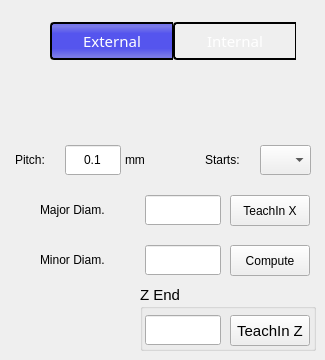
    <widget class="QWidget" name="pageThreading1">
     <widget class="QWidget" name="threadLocation" native="true">
      <property name="geometry">
       <rect>
        <x>50</x>
        <y>20</y>
        <width>246</width>
        <height>42</height>
       </rect>
      </property>
      <property name="maximumSize">
       <size>
        <width>250</width>
        <height>16777215</height>
       </size>
      </property>
      <property name="styleSheet">
       <string notr="true">min-height: 30px;</string>
      </property>
      <layout class="QHBoxLayout" name="horizontalLayout_39">
       <property name="spacing">
        <number>0</number>
       </property>
       <property name="leftMargin">
        <number>0</number>
       </property>
       <property name="topMargin">
        <number>0</number>
       </property>
       <property name="rightMargin">
        <number>0</number>
       </property>
       <property name="bottomMargin">
        <number>10</number>
       </property>
       <item>
        <widget class="QPushButton" name="btnExternal">
         <property name="sizePolicy">
          <sizepolicy hsizetype="Preferred" vsizetype="Preferred">
           <horstretch>1</horstretch>
           <verstretch>1</verstretch>
          </sizepolicy>
         </property>
         <property name="minimumSize">
          <size>
           <width>0</width>
           <height>42</height>
          </size>
         </property>
         <property name="maximumSize">
          <size>
           <width>16777215</width>
           <height>42</height>
          </size>
         </property>
         <property name="font">
          <font>
           <family>Noto Sans</family>
           <pointsize>11</pointsize>
          </font>
         </property>
         <property name="focusPolicy">
          <enum>Qt::NoFocus</enum>
         </property>
         <property name="styleSheet">
          <string notr="true">QPushButton {
	max-height: 30px;
    margin-top: 2px;
    margin-bottom: 2px;
    color: white;
    background:  qlineargradient(x1: 0, y1: 0, x2: 0, y2: 1,
                                     stop: 0 #4e4e4e, stop: 1.0 #3a3a3a);
    border-style: solid;
    border-color: black;
    border-top-width: 2px;
    border-bottom-width: 2px;
    border-right-width: 1px;
    border-left-width: 2px;
    padding: 2px;
    border-top-left-radius: 4px;
    border-top-right-radius: 0px;
    border-bottom-left-radius: 4px;
    border-bottom-right-radius: 0px;
}

QPushButton:pressed, QPushButton:hover {
    background:  qlineargradient(x1: 0, y1: 0, x2: 0, y2: 1,
                                     stop: 0 #A19E9E, stop: 1.0 #5C5959);
}

QPushButton:checked {
    background:  qlineargradient(spread:pad, x1:0, y1:0, x2:0, y2:1, stop:0 rgba(112, 112, 238, 255), stop:0.121053 rgba(123, 123, 232, 255), stop:0.3 rgba(85, 85, 238, 255), stop:0.694737 rgba(85, 85, 238, 255), stop:0.915789 rgba(123, 123, 232, 255), stop:1 rgba(112, 112, 238, 255))
}</string>
         </property>
         <property name="text">
          <string>External</string>
         </property>
         <property name="checkable">
          <bool>true</bool>
         </property>
         <property name="checked">
          <bool>true</bool>
         </property>
         <property name="autoExclusive">
          <bool>true</bool>
         </property>
         <property name="page" stdset="0">
          <number>0</number>
         </property>
         <attribute name="buttonGroup">
          <string notr="true">threadLocationGroup</string>
         </attribute>
        </widget>
       </item>
       <item>
        <widget class="QPushButton" name="btnInternal">
         <property name="sizePolicy">
          <sizepolicy hsizetype="Preferred" vsizetype="Preferred">
           <horstretch>1</horstretch>
           <verstretch>1</verstretch>
          </sizepolicy>
         </property>
         <property name="minimumSize">
          <size>
           <width>0</width>
           <height>42</height>
          </size>
         </property>
         <property name="maximumSize">
          <size>
           <width>16777215</width>
           <height>42</height>
          </size>
         </property>
         <property name="font">
          <font>
           <family>Noto Sans</family>
           <pointsize>11</pointsize>
          </font>
         </property>
         <property name="focusPolicy">
          <enum>Qt::NoFocus</enum>
         </property>
         <property name="styleSheet">
          <string notr="true">QPushButton {
	max-height: 30px;
    margin-top: 2px;
    margin-bottom: 2px;
    color: white;
    background:  qlineargradient(x1: 0, y1: 0, x2: 0, y2: 1,
                                     stop: 0 #4e4e4e, stop: 1.0 #3a3a3a);
    border-style: solid;
    border-color: black;
    border-top-width: 2px;
    border-bottom-width: 2px;
    border-right-width: 1px;
    border-left-width: 2px;
    padding: 2px;
    border-top-left-radius: 4px;
    border-top-right-radius: 0px;
    border-bottom-left-radius: 4px;
    border-bottom-right-radius: 0px;
}

QPushButton:pressed, QPushButton:hover {
    background:  qlineargradient(x1: 0, y1: 0, x2: 0, y2: 1,
                                     stop: 0 #A19E9E, stop: 1.0 #5C5959);
}

QPushButton:checked {
    background:  qlineargradient(spread:pad, x1:0, y1:0, x2:0, y2:1, stop:0 rgba(112, 112, 238, 255), stop:0.121053 rgba(123, 123, 232, 255), stop:0.3 rgba(85, 85, 238, 255), stop:0.694737 rgba(85, 85, 238, 255), stop:0.915789 rgba(123, 123, 232, 255), stop:1 rgba(112, 112, 238, 255))
}</string>
         </property>
         <property name="text">
          <string>Internal</string>
         </property>
         <property name="checkable">
          <bool>true</bool>
         </property>
         <property name="autoExclusive">
          <bool>true</bool>
         </property>
         <property name="page" stdset="0">
          <number>2</number>
         </property>
         <attribute name="buttonGroup">
          <string notr="true">threadLocationGroup</string>
         </attribute>
        </widget>
       </item>
      </layout>
     </widget>
     <widget class="QLabel" name="threadLabelXStart">
      <property name="geometry">
       <rect>
        <x>40</x>
        <y>195</y>
        <width>101</width>
        <height>30</height>
       </rect>
      </property>
      <property name="styleSheet">
       <string notr="true">font: 11pt &quot;Noto Sans&quot;;</string>
      </property>
      <property name="text">
       <string>Major Diam.</string>
      </property>
     </widget>
     <widget class="TeachInLineEdit" name="threadingXStart">
      <property name="geometry">
       <rect>
        <x>145</x>
        <y>195</y>
        <width>76</width>
        <height>30</height>
       </rect>
      </property>
      <property name="styleSheet">
       <string notr="true">font: 11pt &quot;Noto Sans&quot;;</string>
      </property>
      <property name="alignment">
       <set>Qt::AlignRight|Qt::AlignTrailing|Qt::AlignVCenter</set>
      </property>
      <property name="referenceType" stdset="0">
       <number>1</number>
      </property>
      <property name="axisNumber" stdset="0">
       <number>0</number>
      </property>
      <property name="inchFormat" stdset="0">
       <string>%9.4f</string>
      </property>
      <property name="millimeterFormat" stdset="0">
       <string>%10.3f</string>
      </property>
      <property name="degreeFormat" stdset="0">
       <string>%10.2f</string>
      </property>
      <property name="latheMode" stdset="0">
       <number>2</number>
      </property>
     </widget>
     <widget class="QPushButton" name="threadingTeachXBtn">
      <property name="geometry">
       <rect>
        <x>230</x>
        <y>195</y>
        <width>80</width>
        <height>31</height>
       </rect>
      </property>
      <property name="styleSheet">
       <string notr="true">font: 11pt &quot;Noto Sans&quot;;</string>
      </property>
      <property name="text">
       <string>TeachIn X</string>
      </property>
     </widget>
     <widget class="QLabel" name="threadLabelXEnd">
      <property name="geometry">
       <rect>
        <x>40</x>
        <y>245</y>
        <width>101</width>
        <height>30</height>
       </rect>
      </property>
      <property name="styleSheet">
       <string notr="true">font: 11pt &quot;Noto Sans&quot;;</string>
      </property>
      <property name="text">
       <string>Minor Diam.</string>
      </property>
     </widget>
     <widget class="QLineEdit" name="threadingXEnd">
      <property name="geometry">
       <rect>
        <x>145</x>
        <y>245</y>
        <width>76</width>
        <height>30</height>
       </rect>
      </property>
      <property name="focusPolicy">
       <enum>Qt::StrongFocus</enum>
      </property>
      <property name="styleSheet">
       <string notr="true">font: 11pt &quot;Noto Sans&quot;;</string>
      </property>
      <property name="alignment">
       <set>Qt::AlignRight|Qt::AlignTrailing|Qt::AlignVCenter</set>
      </property>
     </widget>
     <widget class="VCPSettingsLineEdit" name="threadingPitch">
      <property name="geometry">
       <rect>
        <x>65</x>
        <y>145</y>
        <width>56</width>
        <height>30</height>
       </rect>
      </property>
      <property name="styleSheet">
       <string notr="true">font: 11pt &quot;Noto Sans&quot;;</string>
      </property>
      <property name="text">
       <string>0.1</string>
      </property>
      <property name="alignment">
       <set>Qt::AlignCenter</set>
      </property>
      <property name="settingName" stdset="0">
       <string>smart_numpad.quick-cycles-thread-pitch-metric</string>
      </property>
      <property name="textFormat" stdset="0">
       <string/>
      </property>
     </widget>
     <widget class="QLabel" name="label_65">
      <property name="geometry">
       <rect>
        <x>15</x>
        <y>145</y>
        <width>51</width>
        <height>30</height>
       </rect>
      </property>
      <property name="styleSheet">
       <string notr="true">font: 11pt &quot;Noto Sans&quot;;</string>
      </property>
      <property name="text">
       <string>Pitch:</string>
      </property>
     </widget>
     <widget class="QLabel" name="label_68">
      <property name="geometry">
       <rect>
        <x>205</x>
        <y>145</y>
        <width>51</width>
        <height>30</height>
       </rect>
      </property>
      <property name="styleSheet">
       <string notr="true">font: 11pt &quot;Noto Sans&quot;;</string>
      </property>
      <property name="text">
       <string>Starts:</string>
      </property>
     </widget>
     <widget class="VCPSettingsComboBox" name="threadingStarts">
      <property name="geometry">
       <rect>
        <x>260</x>
        <y>145</y>
        <width>51</width>
        <height>30</height>
       </rect>
      </property>
      <property name="layoutDirection">
       <enum>Qt::LeftToRight</enum>
      </property>
      <property name="styleSheet">
       <string notr="true">font: 11pt &quot;Noto Sans&quot;;</string>
      </property>
      <property name="settingName" stdset="0">
       <string>quick-cycles.threading-starts</string>
      </property>
     </widget>
     <widget class="QLabel" name="label_70">
      <property name="geometry">
       <rect>
        <x>125</x>
        <y>145</y>
        <width>29</width>
        <height>30</height>
       </rect>
      </property>
      <property name="styleSheet">
       <string notr="true">font: 11pt &quot;Noto Sans&quot;;</string>
      </property>
      <property name="text">
       <string>mm</string>
      </property>
     </widget>
     <widget class="QPushButton" name="threadingCompute">
      <property name="geometry">
       <rect>
        <x>230</x>
        <y>245</y>
        <width>80</width>
        <height>31</height>
       </rect>
      </property>
      <property name="styleSheet">
       <string notr="true">font: 11pt &quot;Noto Sans&quot;;</string>
      </property>
      <property name="text">
       <string>Compute</string>
      </property>
     </widget>
     <widget class="QGroupBox" name="groupBox">
      <property name="geometry">
       <rect>
        <x>140</x>
        <y>285</y>
        <width>176</width>
        <height>66</height>
       </rect>
      </property>
      <property name="font">
       <font>
        <pointsize>11</pointsize>
       </font>
      </property>
      <property name="title">
       <string>Z End</string>
      </property>
      <widget class="QPushButton" name="threadingTeachZBtn">
       <property name="geometry">
        <rect>
         <x>90</x>
         <y>30</y>
         <width>80</width>
         <height>31</height>
        </rect>
       </property>
       <property name="styleSheet">
        <string notr="true">font: 11pt &quot;Noto Sans&quot;;</string>
       </property>
       <property name="text">
        <string>TeachIn Z</string>
       </property>
      </widget>
      <widget class="TeachInLineEdit" name="threadingZEnd">
       <property name="geometry">
        <rect>
         <x>5</x>
         <y>30</y>
         <width>76</width>
         <height>30</height>
        </rect>
       </property>
       <property name="styleSheet">
        <string notr="true">font: 11pt &quot;Noto Sans&quot;;</string>
       </property>
       <property name="alignment">
        <set>Qt::AlignRight|Qt::AlignTrailing|Qt::AlignVCenter</set>
       </property>
       <property name="referenceType" stdset="0">
        <number>1</number>
       </property>
       <property name="axisNumber" stdset="0">
        <number>2</number>
       </property>
       <property name="inchFormat" stdset="0">
        <string>%9.4f</string>
       </property>
       <property name="millimeterFormat" stdset="0">
        <string>%10.3f</string>
       </property>
       <property name="degreeFormat" stdset="0">
        <string>%10.2f</string>
       </property>
       <property name="latheMode" stdset="0">
        <number>0</number>
       </property>
      </widget>
     </widget>
    </widget>
